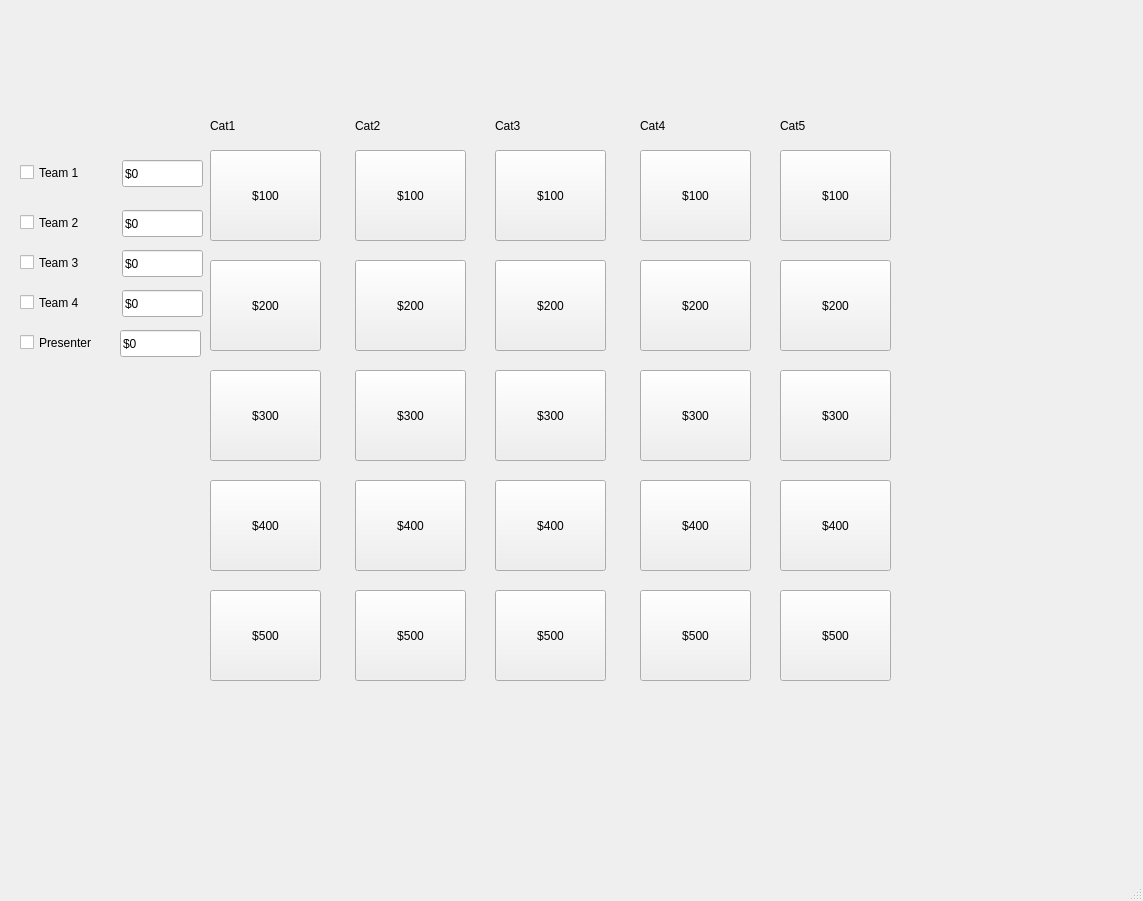
<?xml version="1.0" encoding="UTF-8"?>
<ui version="4.0">
 <class>MainWindow</class>
 <widget class="QMainWindow" name="MainWindow">
  <property name="geometry">
   <rect>
    <x>0</x>
    <y>0</y>
    <width>1143</width>
    <height>901</height>
   </rect>
  </property>
  <property name="windowTitle">
   <string>MainWindow</string>
  </property>
  <widget class="QWidget" name="centralwidget">
   <widget class="QPushButton" name="cat1_1">
    <property name="geometry">
     <rect>
      <x>210</x>
      <y>150</y>
      <width>111</width>
      <height>91</height>
     </rect>
    </property>
    <property name="text">
     <string>$100</string>
    </property>
   </widget>
   <widget class="QPushButton" name="cat2_1">
    <property name="geometry">
     <rect>
      <x>355</x>
      <y>150</y>
      <width>111</width>
      <height>91</height>
     </rect>
    </property>
    <property name="text">
     <string>$100</string>
    </property>
   </widget>
   <widget class="QPushButton" name="cat1_2">
    <property name="geometry">
     <rect>
      <x>210</x>
      <y>260</y>
      <width>111</width>
      <height>91</height>
     </rect>
    </property>
    <property name="text">
     <string>$200</string>
    </property>
   </widget>
   <widget class="QPushButton" name="cat4_1">
    <property name="geometry">
     <rect>
      <x>640</x>
      <y>150</y>
      <width>111</width>
      <height>91</height>
     </rect>
    </property>
    <property name="text">
     <string>$100</string>
    </property>
   </widget>
   <widget class="QPushButton" name="cat5_1">
    <property name="geometry">
     <rect>
      <x>780</x>
      <y>150</y>
      <width>111</width>
      <height>91</height>
     </rect>
    </property>
    <property name="text">
     <string>$100</string>
    </property>
   </widget>
   <widget class="QPushButton" name="cat3_1">
    <property name="geometry">
     <rect>
      <x>495</x>
      <y>150</y>
      <width>111</width>
      <height>91</height>
     </rect>
    </property>
    <property name="text">
     <string>$100</string>
    </property>
   </widget>
   <widget class="QPushButton" name="cat1_3">
    <property name="geometry">
     <rect>
      <x>210</x>
      <y>370</y>
      <width>111</width>
      <height>91</height>
     </rect>
    </property>
    <property name="text">
     <string>$300</string>
    </property>
   </widget>
   <widget class="QPushButton" name="cat1_4">
    <property name="geometry">
     <rect>
      <x>210</x>
      <y>480</y>
      <width>111</width>
      <height>91</height>
     </rect>
    </property>
    <property name="text">
     <string>$400</string>
    </property>
   </widget>
   <widget class="QPushButton" name="cat1_5">
    <property name="geometry">
     <rect>
      <x>210</x>
      <y>590</y>
      <width>111</width>
      <height>91</height>
     </rect>
    </property>
    <property name="text">
     <string>$500</string>
    </property>
   </widget>
   <widget class="QPushButton" name="cat2_2">
    <property name="geometry">
     <rect>
      <x>355</x>
      <y>260</y>
      <width>111</width>
      <height>91</height>
     </rect>
    </property>
    <property name="text">
     <string>$200</string>
    </property>
   </widget>
   <widget class="QPushButton" name="cat3_2">
    <property name="geometry">
     <rect>
      <x>495</x>
      <y>260</y>
      <width>111</width>
      <height>91</height>
     </rect>
    </property>
    <property name="text">
     <string>$200</string>
    </property>
   </widget>
   <widget class="QPushButton" name="cat4_2">
    <property name="geometry">
     <rect>
      <x>640</x>
      <y>260</y>
      <width>111</width>
      <height>91</height>
     </rect>
    </property>
    <property name="text">
     <string>$200</string>
    </property>
   </widget>
   <widget class="QPushButton" name="cat5_2">
    <property name="geometry">
     <rect>
      <x>780</x>
      <y>260</y>
      <width>111</width>
      <height>91</height>
     </rect>
    </property>
    <property name="text">
     <string>$200</string>
    </property>
   </widget>
   <widget class="QPushButton" name="cat2_3">
    <property name="geometry">
     <rect>
      <x>355</x>
      <y>370</y>
      <width>111</width>
      <height>91</height>
     </rect>
    </property>
    <property name="text">
     <string>$300</string>
    </property>
   </widget>
   <widget class="QPushButton" name="cat3_3">
    <property name="geometry">
     <rect>
      <x>495</x>
      <y>370</y>
      <width>111</width>
      <height>91</height>
     </rect>
    </property>
    <property name="text">
     <string>$300</string>
    </property>
   </widget>
   <widget class="QPushButton" name="cat4_3">
    <property name="geometry">
     <rect>
      <x>640</x>
      <y>370</y>
      <width>111</width>
      <height>91</height>
     </rect>
    </property>
    <property name="text">
     <string>$300</string>
    </property>
   </widget>
   <widget class="QPushButton" name="cat5_3">
    <property name="geometry">
     <rect>
      <x>780</x>
      <y>370</y>
      <width>111</width>
      <height>91</height>
     </rect>
    </property>
    <property name="text">
     <string>$300</string>
    </property>
   </widget>
   <widget class="QPushButton" name="cat2_4">
    <property name="geometry">
     <rect>
      <x>355</x>
      <y>480</y>
      <width>111</width>
      <height>91</height>
     </rect>
    </property>
    <property name="text">
     <string>$400</string>
    </property>
   </widget>
   <widget class="QPushButton" name="cat3_4">
    <property name="geometry">
     <rect>
      <x>495</x>
      <y>480</y>
      <width>111</width>
      <height>91</height>
     </rect>
    </property>
    <property name="text">
     <string>$400</string>
    </property>
   </widget>
   <widget class="QPushButton" name="cat4_4">
    <property name="geometry">
     <rect>
      <x>640</x>
      <y>480</y>
      <width>111</width>
      <height>91</height>
     </rect>
    </property>
    <property name="text">
     <string>$400</string>
    </property>
   </widget>
   <widget class="QPushButton" name="cat5_4">
    <property name="geometry">
     <rect>
      <x>780</x>
      <y>480</y>
      <width>111</width>
      <height>91</height>
     </rect>
    </property>
    <property name="text">
     <string>$400</string>
    </property>
   </widget>
   <widget class="QPushButton" name="cat2_5">
    <property name="geometry">
     <rect>
      <x>355</x>
      <y>590</y>
      <width>111</width>
      <height>91</height>
     </rect>
    </property>
    <property name="text">
     <string>$500</string>
    </property>
   </widget>
   <widget class="QPushButton" name="cat3_5">
    <property name="geometry">
     <rect>
      <x>495</x>
      <y>590</y>
      <width>111</width>
      <height>91</height>
     </rect>
    </property>
    <property name="text">
     <string>$500</string>
    </property>
   </widget>
   <widget class="QPushButton" name="cat4_5">
    <property name="geometry">
     <rect>
      <x>640</x>
      <y>590</y>
      <width>111</width>
      <height>91</height>
     </rect>
    </property>
    <property name="text">
     <string>$500</string>
    </property>
   </widget>
   <widget class="QPushButton" name="cat5_5">
    <property name="geometry">
     <rect>
      <x>780</x>
      <y>590</y>
      <width>111</width>
      <height>91</height>
     </rect>
    </property>
    <property name="text">
     <string>$500</string>
    </property>
   </widget>
   <widget class="QLabel" name="cat1">
    <property name="geometry">
     <rect>
      <x>210</x>
      <y>100</y>
      <width>121</width>
      <height>51</height>
     </rect>
    </property>
    <property name="text">
     <string>Cat1</string>
    </property>
   </widget>
   <widget class="QLabel" name="cat2">
    <property name="geometry">
     <rect>
      <x>355</x>
      <y>100</y>
      <width>121</width>
      <height>51</height>
     </rect>
    </property>
    <property name="text">
     <string>Cat2</string>
    </property>
   </widget>
   <widget class="QLabel" name="cat3">
    <property name="geometry">
     <rect>
      <x>495</x>
      <y>100</y>
      <width>121</width>
      <height>51</height>
     </rect>
    </property>
    <property name="text">
     <string>Cat3</string>
    </property>
   </widget>
   <widget class="QLabel" name="cat4">
    <property name="geometry">
     <rect>
      <x>640</x>
      <y>100</y>
      <width>121</width>
      <height>51</height>
     </rect>
    </property>
    <property name="text">
     <string>Cat4</string>
    </property>
   </widget>
   <widget class="QLabel" name="cat5">
    <property name="geometry">
     <rect>
      <x>780</x>
      <y>100</y>
      <width>121</width>
      <height>51</height>
     </rect>
    </property>
    <property name="text">
     <string>Cat5</string>
    </property>
   </widget>
   <widget class="QCheckBox" name="checkBox">
    <property name="geometry">
     <rect>
      <x>20</x>
      <y>160</y>
      <width>92</width>
      <height>25</height>
     </rect>
    </property>
    <property name="text">
     <string>Team 1</string>
    </property>
   </widget>
   <widget class="QCheckBox" name="checkBox_2">
    <property name="geometry">
     <rect>
      <x>20</x>
      <y>210</y>
      <width>92</width>
      <height>25</height>
     </rect>
    </property>
    <property name="text">
     <string>Team 2</string>
    </property>
   </widget>
   <widget class="QCheckBox" name="checkBox_3">
    <property name="geometry">
     <rect>
      <x>20</x>
      <y>250</y>
      <width>92</width>
      <height>25</height>
     </rect>
    </property>
    <property name="text">
     <string>Team 3</string>
    </property>
   </widget>
   <widget class="QCheckBox" name="checkBox_4">
    <property name="geometry">
     <rect>
      <x>20</x>
      <y>290</y>
      <width>92</width>
      <height>25</height>
     </rect>
    </property>
    <property name="text">
     <string>Team 4</string>
    </property>
   </widget>
   <widget class="QCheckBox" name="checkBox_5">
    <property name="geometry">
     <rect>
      <x>20</x>
      <y>330</y>
      <width>92</width>
      <height>25</height>
     </rect>
    </property>
    <property name="text">
     <string>Presenter</string>
    </property>
   </widget>
   <widget class="QLineEdit" name="lineEdit">
    <property name="geometry">
     <rect>
      <x>122</x>
      <y>160</y>
      <width>81</width>
      <height>27</height>
     </rect>
    </property>
    <property name="text">
     <string>$0</string>
    </property>
   </widget>
   <widget class="QLineEdit" name="lineEdit_2">
    <property name="geometry">
     <rect>
      <x>122</x>
      <y>210</y>
      <width>81</width>
      <height>27</height>
     </rect>
    </property>
    <property name="text">
     <string>$0</string>
    </property>
   </widget>
   <widget class="QLineEdit" name="lineEdit_3">
    <property name="geometry">
     <rect>
      <x>122</x>
      <y>250</y>
      <width>81</width>
      <height>27</height>
     </rect>
    </property>
    <property name="text">
     <string>$0</string>
    </property>
   </widget>
   <widget class="QLineEdit" name="lineEdit_4">
    <property name="geometry">
     <rect>
      <x>122</x>
      <y>290</y>
      <width>81</width>
      <height>27</height>
     </rect>
    </property>
    <property name="text">
     <string>$0</string>
    </property>
   </widget>
   <widget class="QLineEdit" name="lineEdit_5">
    <property name="geometry">
     <rect>
      <x>120</x>
      <y>330</y>
      <width>81</width>
      <height>27</height>
     </rect>
    </property>
    <property name="text">
     <string>$0</string>
    </property>
   </widget>
  </widget>
  <widget class="QMenuBar" name="menubar">
   <property name="geometry">
    <rect>
     <x>0</x>
     <y>0</y>
     <width>1143</width>
     <height>24</height>
    </rect>
   </property>
  </widget>
  <widget class="QStatusBar" name="statusbar"/>
 </widget>
 <resources/>
 <connections/>
</ui>
